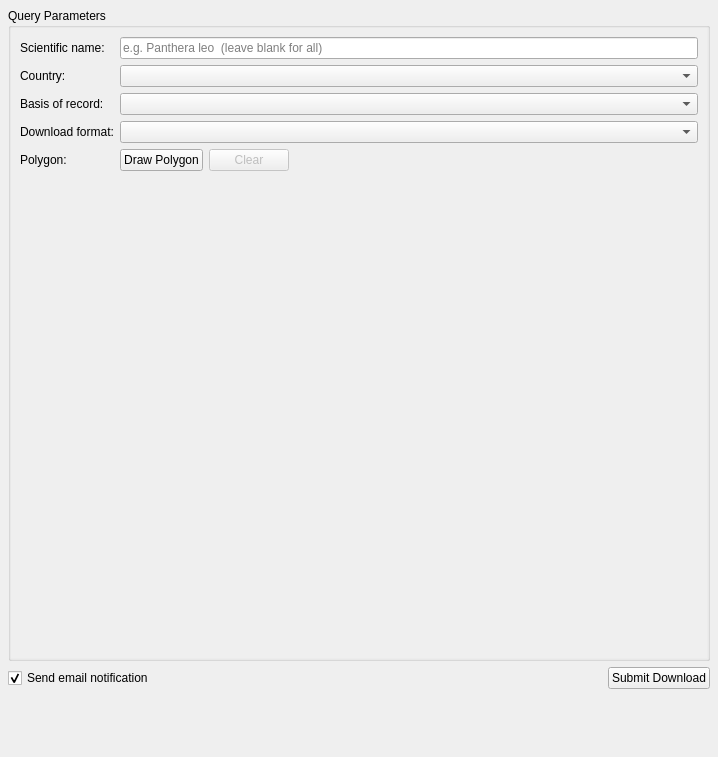
<?xml version="1.0" encoding="UTF-8"?>
<ui version="4.0">
 <class>ActionTab</class>
 <widget class="QWidget" name="ActionTab">
  <property name="geometry">
   <rect>
    <x>0</x>
    <y>0</y>
    <width>718</width>
    <height>757</height>
   </rect>
  </property>
  <layout class="QVBoxLayout" name="verticalLayout">
   <property name="leftMargin">
    <number>8</number>
   </property>
   <property name="topMargin">
    <number>8</number>
   </property>
   <property name="rightMargin">
    <number>8</number>
   </property>
   <property name="bottomMargin">
    <number>8</number>
   </property>
   <item>
    <widget class="QGroupBox" name="params_group">
     <property name="sizePolicy">
      <sizepolicy hsizetype="Preferred" vsizetype="Expanding">
       <horstretch>0</horstretch>
       <verstretch>1</verstretch>
      </sizepolicy>
     </property>
     <property name="title">
      <string>Query Parameters</string>
     </property>
     <layout class="QVBoxLayout" name="paramsGroupLayout">
      <property name="leftMargin">
       <number>0</number>
      </property>
      <property name="topMargin">
       <number>0</number>
      </property>
      <property name="rightMargin">
       <number>0</number>
      </property>
      <property name="bottomMargin">
       <number>0</number>
      </property>
      <item>
       <widget class="QScrollArea" name="params_scroll">
        <property name="sizePolicy">
         <sizepolicy hsizetype="Expanding" vsizetype="Expanding">
          <horstretch>0</horstretch>
          <verstretch>1</verstretch>
         </sizepolicy>
        </property>
        <property name="horizontalScrollBarPolicy">
         <enum>Qt::ScrollBarAlwaysOff</enum>
        </property>
        <property name="frameShape">
         <enum>QFrame::NoFrame</enum>
        </property>
        <property name="widgetResizable">
         <bool>true</bool>
        </property>
        <widget class="QWidget" name="params_scroll_content">
         <property name="geometry">
          <rect>
           <x>0</x>
           <y>0</y>
           <width>698</width>
           <height>220</height>
          </rect>
         </property>
         <layout class="QFormLayout" name="formLayout">
      <item row="0" column="0">
       <widget class="QLabel" name="label_species">
        <property name="text">
         <string>Scientific name:</string>
        </property>
       </widget>
      </item>
      <item row="0" column="1">
       <widget class="QLineEdit" name="species_edit">
        <property name="placeholderText">
         <string>e.g. Panthera leo  (leave blank for all)</string>
        </property>
       </widget>
      </item>
      <item row="1" column="0">
       <widget class="QLabel" name="label_country">
        <property name="text">
         <string>Country:</string>
        </property>
       </widget>
      </item>
      <item row="1" column="1">
       <widget class="QComboBox" name="country_combo"/>
      </item>
      <item row="2" column="0">
       <widget class="QLabel" name="label_basis">
        <property name="text">
         <string>Basis of record:</string>
        </property>
       </widget>
      </item>
      <item row="2" column="1">
       <widget class="QComboBox" name="basis_combo"/>
      </item>
      <item row="3" column="0">
       <widget class="QLabel" name="label_format">
        <property name="text">
         <string>Download format:</string>
        </property>
       </widget>
      </item>
      <item row="3" column="1">
       <widget class="QComboBox" name="format_combo"/>
      </item>
      <item row="4" column="0">
       <widget class="QLabel" name="label_polygon">
        <property name="text">
         <string>Polygon:</string>
        </property>
       </widget>
      </item>
      <item row="4" column="1">
       <widget class="QWidget" name="polygon_row" native="true">
        <layout class="QHBoxLayout" name="polygonLayout">
         <property name="leftMargin">
          <number>0</number>
         </property>
         <property name="topMargin">
          <number>0</number>
         </property>
         <property name="rightMargin">
          <number>0</number>
         </property>
         <property name="bottomMargin">
          <number>0</number>
         </property>
         <item>
          <widget class="QPushButton" name="draw_btn">
           <property name="toolTip">
            <string>Click to add vertices, right-click to close the polygon</string>
           </property>
           <property name="text">
            <string>Draw Polygon</string>
           </property>
          </widget>
         </item>
         <item>
          <widget class="QPushButton" name="clear_polygon_btn">
           <property name="enabled">
            <bool>false</bool>
           </property>
           <property name="text">
            <string>Clear</string>
           </property>
          </widget>
         </item>
         <item>
          <spacer name="polygonSpacer">
           <property name="orientation">
            <enum>Qt::Horizontal</enum>
           </property>
           <property name="sizeHint" stdset="0">
            <size>
             <width>40</width>
             <height>20</height>
            </size>
           </property>
          </spacer>
         </item>
        </layout>
       </widget>
      </item>
         </layout>
        </widget>
       </widget>
      </item>
     </layout>
    </widget>
   </item>
   <item>
    <layout class="QHBoxLayout" name="bottomLayout">
     <item>
      <widget class="QCheckBox" name="notify_check">
       <property name="text">
        <string>Send email notification</string>
       </property>
       <property name="checked">
        <bool>true</bool>
       </property>
      </widget>
     </item>
     <item>
      <spacer name="bottomSpacer">
       <property name="orientation">
        <enum>Qt::Horizontal</enum>
       </property>
       <property name="sizeHint" stdset="0">
        <size>
         <width>40</width>
         <height>20</height>
        </size>
       </property>
      </spacer>
     </item>
     <item>
      <widget class="QPushButton" name="submit_btn">
       <property name="text">
        <string>Submit Download</string>
       </property>
      </widget>
     </item>
    </layout>
   </item>
   <item>
    <widget class="QLabel" name="status_label">
     <property name="text">
      <string/>
     </property>
     <property name="alignment">
      <set>Qt::AlignCenter</set>
     </property>
     <property name="wordWrap">
      <bool>true</bool>
     </property>
    </widget>
   </item>
   <item>
    <spacer name="verticalSpacer">
     <property name="orientation">
      <enum>Qt::Vertical</enum>
     </property>
     <property name="sizeHint" stdset="0">
      <size>
       <width>20</width>
       <height>40</height>
      </size>
     </property>
    </spacer>
   </item>
  </layout>
 </widget>
 <resources/>
 <connections/>
</ui>
